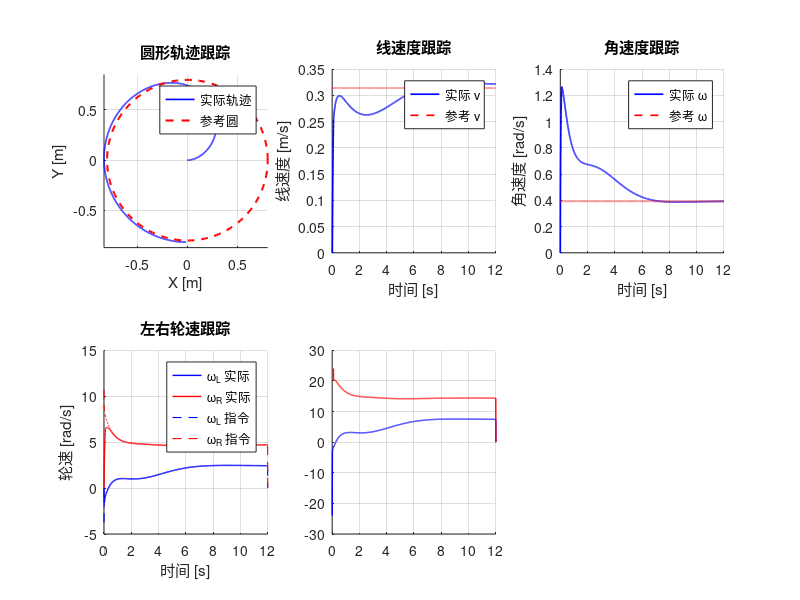

Write MATLAB code to recreate this figure. (Note: this script raises an error after producing the figure.)
%% 双轮差速AGV双环PID控制仿真
clearvars -except SCENARIO; close all; clc;  % 清除除SCENARIO外的所有变量、关闭图形、清屏

%% ==================== 1. 系统参数设置 ====================

r = 0.09;  % 车轮半径0.09m
L = 0.52;  % 两轮轮距0.52m
tau = 0.06;  % 电机机电时间常数0.06s
K_motor = 0.327;  % 电机增益(rad/s)/V

Ts = 0.005;  % 仿真步长0.005s
T_sim = 12;  % 仿真总时长12s
t = 0:Ts:T_sim;  % 生成时间向量
N = length(t);  % 总仿真步数

Kp_v = 17.0;  % 速度环比例增益
Ki_v = 103.0;  % 速度环积分增益
u_sat = 24;  % 电机电压限幅24V

Kp_dist  = 0.6;  % 位姿环距离-速度比例增益
Kp_theta = 3.0;  % 位姿环航向角比例增益
Ki_theta = 0.2;  % 位姿环航向角积分增益
Kd_theta = 0.4;  % 位姿环航向角微分增益

v_max     = 0.5;  % 线速度限幅0.5m/s
omega_max = 2.5;  % 角速度限幅2.5rad/s

%% ==================== 2. 状态向量预分配 ====================

x = zeros(1,N);  % 预分配x坐标序列
y = zeros(1,N);  % 预分配y坐标序列
theta_act = zeros(1,N);  % 预分配实际航向角序列
wL_act = zeros(1,N);  % 预分配左轮实际角速度
wR_act = zeros(1,N);  % 预分配右轮实际角速度
wL_ref = zeros(1,N);  % 预分配左轮指令角速度
wR_ref = zeros(1,N);  % 预分配右轮指令角速度
v_cmd  = zeros(1,N);  % 预分配外环输出线速度指令
w_cmd  = zeros(1,N);  % 预分配外环输出角速度指令
uL     = zeros(1,N);  % 预分配左电机电压
uR     = zeros(1,N);  % 预分配右电机电压

x(1) = 0;  y(1) = 0;  theta_act(1) = 0;  % 初始位姿：原点，航向0°
wL_act(1) = 0;  wR_act(1) = 0;  % 初始轮速为零

int_theta  = 0;  % 航向角积分项初值
err_theta_prev = 0;  % 上一拍航向偏差初值

%% ==================== 3. 四种参考轨迹定义 ====================

if ~exist('SCENARIO', 'var'), SCENARIO = 4; end  % 默认场景4（圆形轨迹跟踪）

switch SCENARIO  % 根据场景编号选择参考轨迹
    case 1  % 场景1：阶跃响应，2.5s后给0.3m/s速度指令
        v_ref = [zeros(1,floor(N/4)), 0.3*ones(1,N-floor(N/4))];  % 前1/4为零，后3/4恒值0.3
        w_ref = zeros(1,N);  % 角速度指令为零

    case 2  % 场景2：定点镇定，目标位姿(2.0,1.0,45°)
        x_tgt = 2.0;  % 目标x坐标
        y_tgt = 1.0;  % 目标y坐标
        theta_tgt = pi/4;  % 目标航向角45°
        v_ref = zeros(1,N);  % 无固定参考速度
        w_ref = zeros(1,N);  % 无固定参考角速度

    case 3  % 场景3：直线跟踪y=0.6
        v_ref = 0.25 * ones(1,N);  % 恒定线速度0.25m/s
        w_ref = zeros(1,N);  % 角速度指令为零

    case 4  % 场景4：圆形轨迹跟踪，半径0.8m，周期16s
        R_c = 0.8;  % 圆半径0.8m
        w_c = 2*pi/16;  % 圆角速度
        v_ref = R_c * w_c * ones(1,N);  % 参考线速度v=ωR
        w_ref = w_c * ones(1,N);  % 参考角速度
end

%% ==================== 4. 主仿真循环 ====================

int_L = 0;  int_R = 0;  % 左右轮速度环积分项初值

for k = 1:N-1  % 遍历每个仿真步

    v_cur  = r/2 * (wL_act(k) + wR_act(k));  % 由轮速反馈计算当前线速度
    w_cur  = r/L * (wR_act(k) - wL_act(k));  % 由轮速反馈计算当前角速度

    switch SCENARIO  % 根据场景执行不同的外环控制策略
        case 1  % 阶跃响应：直接给定速度指令
            v_cmd(k) = v_ref(k);  % 线速度等于参考值
            w_cmd(k) = 0;  % 角速度为零

        case 2  % 定点镇定：距离+航向两阶段控制
            ex = x_tgt - x(k);  % x方向偏差
            ey = y_tgt - y(k);  % y方向偏差
            dist_err = sqrt(ex^2 + ey^2);  % 到目标点的欧氏距离

            if dist_err > 0.08  % 距离大于8cm：朝目标点前进
                theta_des = atan2(ey, ex);  % 期望航向指向目标点
            else  % 距离小于8cm：对准目标角度
                theta_des = theta_tgt;  % 期望航向为最终目标角度
            end
            e_theta = theta_des - theta_act(k);  % 航向偏差
            e_theta = atan2(sin(e_theta), cos(e_theta));  % 归一化到[-π,π]

            int_theta = int_theta + e_theta * Ts;  % 航向积分累加
            d_theta = (e_theta - err_theta_prev) / Ts;  % 航向微分计算
            w_cmd(k) = Kp_theta*e_theta + Ki_theta*int_theta + Kd_theta*d_theta;  % 航向PID输出
            err_theta_prev = e_theta;  % 保存本拍偏差

            v_cmd(k) = Kp_dist * dist_err;  % 线速度与距离成正比
            if abs(e_theta) > pi/3  % 航向偏差大于60°：优先转向
                v_cmd(k) = v_cmd(k) * 0.2;  % 降速至20%
            end
            if dist_err < 0.08  % 接近目标：继续降速
                v_cmd(k) = v_cmd(k) * (dist_err / 0.08);  % 按比例降速
            end
            if dist_err < 0.01 && abs(e_theta) < 0.03  % 到位判定（1cm且1.7°）
                v_cmd(k) = 0;  w_cmd(k) = 0;  % 停车
            end

        case 3  % 直线跟踪：目标直线y=0.6
            v_cmd(k) = v_ref(k);  % 纵向速度保持标称值

            e_lat = 0.6 - y(k);  % 横向偏差
            e_theta = -theta_act(k);  % 期望航向为0（沿x轴）
            e_theta = atan2(sin(e_theta), cos(e_theta));  % 归一化航向偏差

            int_theta = int_theta + e_theta * Ts;  % 积分累加
            d_theta = (e_theta - err_theta_prev) / Ts;  % 微分计算
            w_cmd(k) = Kp_theta*e_theta + Ki_theta*int_theta ...  % PID输出+横向偏差前馈
                       + 0.5*Kp_dist*e_lat;
            err_theta_prev = e_theta;  % 保存本拍偏差

        case 4  % 圆形轨迹跟踪
            theta_ref = w_c * t(k);  % 参考航向角
            x_ref = R_c * cos(theta_ref);  % 参考x坐标
            y_ref = R_c * sin(theta_ref);  % 参考y坐标

            ex = x_ref - x(k);  % x方向偏差
            ey = y_ref - y(k);  % y方向偏差

            theta_path = theta_ref + pi/2;  % 轨迹切线方向（径向+90°）
            cross_track = -sin(theta_path)*ex + cos(theta_path)*ey;  % 横向偏差（垂直轨迹方向）
            theta_des = theta_path + atan(cross_track / 0.6);  % 期望航向=切线方向+横向纠偏
            e_theta = theta_des - theta_act(k);  % 航向偏差
            e_theta = atan2(sin(e_theta), cos(e_theta));  % 归一化

            int_theta = int_theta + e_theta * Ts;  % 积分累加
            d_theta = (e_theta - err_theta_prev) / Ts;  % 微分计算
            w_cmd(k) = Kp_theta*e_theta + Ki_theta*int_theta + Kd_theta*d_theta;  % PID输出
            err_theta_prev = e_theta;  % 保存本拍偏差

            along_track = cos(theta_path)*ex + sin(theta_path)*ey;  % 纵向偏差（沿轨迹方向）
            v_cmd(k) = v_ref(k) + Kp_dist * along_track;  % 线速度=参考+纵向修正
    end

    v_cmd(k) = max(-v_max, min(v_max, v_cmd(k)));  % 线速度限幅
    w_cmd(k) = max(-omega_max, min(omega_max, w_cmd(k)));  % 角速度限幅

    wL_ref(k) = v_cmd(k)/r - w_cmd(k)*L/(2*r);  % 逆运动学计算左轮指令角速度
    wR_ref(k) = v_cmd(k)/r + w_cmd(k)*L/(2*r);  % 逆运动学计算右轮指令角速度

    eL = wL_ref(k) - wL_act(k);  % 左轮速度偏差
    eR = wR_ref(k) - wR_act(k);  % 右轮速度偏差

    if abs(eL) < 8.0, int_L = int_L + eL * Ts; else int_L = 0; end  % 积分分离：大偏差清零积分
    if abs(eR) < 8.0, int_R = int_R + eR * Ts; else int_R = 0; end  % 积分分离：大偏差清零积分

    uL(k) = Kp_v * eL + Ki_v * int_L;  % 左电机PI输出电压
    uR(k) = Kp_v * eR + Ki_v * int_R;  % 右电机PI输出电压

    if uL(k) > u_sat  % 左电压超上限
        uL(k) = u_sat;  int_L = int_L - eL * Ts;  % 限幅并退回积分累加（抗饱和）
    elseif uL(k) < -u_sat  % 左电压超下限
        uL(k) = -u_sat;  int_L = int_L - eL * Ts;  % 限幅并退回积分累加
    end
    if uR(k) > u_sat  % 右电压超上限
        uR(k) = u_sat;  int_R = int_R - eR * Ts;  % 限幅并退回积分累加
    elseif uR(k) < -u_sat  % 右电压超下限
        uR(k) = -u_sat;  int_R = int_R - eR * Ts;  % 限幅并退回积分累加
    end

    wL_ss = K_motor * uL(k);  % 左轮稳态角速度=电机增益×电压
    wR_ss = K_motor * uR(k);  % 右轮稳态角速度
    dwL = (wL_ss - wL_act(k)) / tau;  % 左轮角加速度（一阶惯性）
    dwR = (wR_ss - wR_act(k)) / tau;  % 右轮角加速度
    wL_act(k+1) = wL_act(k) + dwL * Ts;  % 左轮速度欧拉更新
    wR_act(k+1) = wR_act(k) + dwR * Ts;  % 右轮速度欧拉更新

    v_now  = r/2 * (wL_act(k+1) + wR_act(k+1));  % 更新后的实际线速度
    w_now  = r/L * (wR_act(k+1) - wL_act(k+1));  % 更新后的实际角速度

    x(k+1) = x(k) + v_now * cos(theta_act(k)) * Ts;  % x坐标欧拉更新
    y(k+1) = y(k) + v_now * sin(theta_act(k)) * Ts;  % y坐标欧拉更新
    theta_act(k+1) = theta_act(k) + w_now * Ts;  % 航向角欧拉更新

end
fprintf('仿真完成。\n');  % 打印完成信息

%% ==================== 5. 结果可视化 ====================

figure('Name','双轮差速PID控制仿真','NumberTitle','off',...  % 创建图形窗口
       'Position',[100 60 1200 750]);

subplot(2,3,1);  hold on;  grid on;  axis equal;  % 第1子图：轨迹

switch SCENARIO  % 根据场景绘制不同轨迹
    case 2  % 定点镇定轨迹
        plot(x, y, 'b-', 'LineWidth', 1.5);  % 实际轨迹蓝色实线
        plot(x_tgt, y_tgt, 'r*', 'MarkerSize', 12, 'LineWidth', 2);  % 目标点红色星号
        plot(x(1), y(1), 'ko', 'MarkerSize', 8, 'LineWidth', 1.5);  % 起点黑色圆点
        legend('实际轨迹','目标点','起点','Location','best');  % 图例
        title('定点镇定轨迹');  % 标题
    case 3  % 直线跟踪轨迹
        plot(x, y, 'b-', 'LineWidth', 1.5);  % 实际轨迹
        yline(0.6, 'r--', 'LineWidth', 1.5);  % 目标直线y=0.6红色虚线
        legend('实际轨迹','目标直线','Location','best');  % 图例
        title('直线跟踪轨迹');  % 标题
    case 4  % 圆形轨迹跟踪
        plot(x, y, 'b-', 'LineWidth', 1.2);  % 实际轨迹
        theta_plot = linspace(0, 2*pi, 200);  % 生成圆的角度参数
        plot(R_c*cos(theta_plot), R_c*sin(theta_plot), 'r--', 'LineWidth', 1.5);  % 参考圆
        legend('实际轨迹','参考圆','Location','best');  % 图例
        title('圆形轨迹跟踪');  % 标题
end
xlabel('X [m]');  ylabel('Y [m]');  % 坐标轴标签

subplot(2,3,2);  hold on;  grid on;  % 第2子图：线速度跟踪
v_cur_all = r/2 * (wL_act + wR_act);  % 全程实际线速度
plot(t, v_cur_all, 'b-', 'LineWidth', 1.2);  % 实际线速度蓝色
plot(t, v_ref, 'r--', 'LineWidth', 1.2);  % 参考线速度红色虚线
xlabel('时间 [s]');  ylabel('线速度 [m/s]');  % 坐标轴标签
legend('实际 v','参考 v','Location','best');  % 图例
title('线速度跟踪');  % 标题

subplot(2,3,3);  hold on;  grid on;  % 第3子图：角速度跟踪
w_cur_all = r/L * (wR_act - wL_act);  % 全程实际角速度
plot(t, w_cur_all, 'b-', 'LineWidth', 1.2);  % 实际角速度
plot(t, w_ref, 'r--', 'LineWidth', 1.2);  % 参考角速度
xlabel('时间 [s]');  ylabel('角速度 [rad/s]');  % 坐标轴标签
legend('实际 \omega','参考 \omega','Location','best');  % 图例
title('角速度跟踪');  % 标题

subplot(2,3,4);  hold on;  grid on;  % 第4子图：左右轮速跟踪
plot(t, wL_act, 'b-', 'LineWidth', 1.0);  % 左轮实际角速度蓝色
plot(t, wR_act, 'r-', 'LineWidth', 1.0);  % 右轮实际角速度红色
plot(t, wL_ref, 'b--', 'LineWidth', 0.8);  % 左轮指令角速度蓝色虚线
plot(t, wR_ref, 'r--', 'LineWidth', 0.8);  % 右轮指令角速度红色虚线
xlabel('时间 [s]');  ylabel('轮速 [rad/s]');  % 坐标轴标签
legend('\omega_L 实际','\omega_R 实际','\omega_L 指令','\omega_R 指令','Location','best');  % 图例
title('左右轮速跟踪');  % 标题

subplot(2,3,5);  hold on;  grid on;  % 第5子图：电机控制电压
plot(t, uL, 'b-', 'LineWidth', 1.0);  % 左电机电压
plot(t, uR, 'r-', 'LineWidth', 1.0);  % 右电机电压
yline(u_sat, 'k--');  yline(-u_sat, 'k--');  % 饱和限±24V虚线
xlabel('时间 [s]');  ylabel('电压 [V]');  % 坐标轴标签
legend('u_L','u_R','饱和限','Location','best');  % 图例
title('电机控制电压');  % 标题

subplot(2,3,6);  hold on;  grid on;  % 第6子图：航向角响应
plot(t, theta_act * 180/pi, 'b-', 'LineWidth', 1.2);  % 实际航向角（转为度）
if SCENARIO == 4  % 圆形跟踪时绘制参考航向
    plot(t, w_c * t * 180/pi, 'r--', 'LineWidth', 1.2);  % 参考航向角
    legend('实际 \theta','参考 \theta','Location','best');  % 图例
elseif SCENARIO == 2  % 定点镇定绘制目标航向
    yline(theta_tgt*180/pi, 'r--', 'LineWidth', 1.2);  % 目标航向角虚线
    legend('实际 \theta','目标 \theta','Location','best');  % 图例
end
xlabel('时间 [s]');  ylabel('航向角 [deg]');  % 坐标轴标签
title('航向角响应');  % 标题

sgtitle('双轮差速AGV 双环PID控制仿真结果','FontSize',14,'FontWeight','bold');  % 全局标题

out_dir = fileparts(mfilename('fullpath'));  % 获取脚本所在目录路径
scenario_names = {'阶跃响应','定点镇定','直线跟踪','圆形跟踪'};  % 四种场景名称
fname = fullfile(out_dir, ['仿真结果_场景' num2str(SCENARIO) '_' scenario_names{SCENARIO} '.png']);  % 拼接文件名
saveas(gcf, fname);  % 保存为PNG图片
fprintf('图片已保存: %s\n', fname);  % 打印保存路径

%% ==================== 6. 控制性能指标计算 ====================

fprintf('\n========== 控制性能指标 ==========\n');  % 打印性能指标标题

idx_ss = floor(0.75*N):N;  % 稳态段索引（后1/4数据）
switch SCENARIO  % 根据场景计算不同指标
    case 1  % 阶跃响应：稳态速度误差
        v_err_ss = mean(abs(v_ref(idx_ss) - v_cur_all(idx_ss)));  % 稳态平均绝对速度误差
        fprintf('速度稳态误差: %.4f m/s\n', v_err_ss);  % 打印速度误差

    case 2  % 定点镇定：终点位置和航向误差
        x_err = x_tgt - x(end);  % 终点x偏差
        y_err = y_tgt - y(end);  % 终点y偏差
        t_err = theta_tgt - theta_act(end);  % 终点航向偏差
        t_err = atan2(sin(t_err), cos(t_err));  % 归一化航向偏差
        fprintf('终点位置误差: (%.4f, %.4f) m\n', x_err, y_err);  % 打印位置误差
        fprintf('终点航向误差: %.2f deg\n', t_err * 180/pi);  % 打印航向误差

    case {3, 4}  % 直线/圆形跟踪：RMSE指标
        v_err_rmse = sqrt(mean((v_ref(idx_ss) - v_cur_all(idx_ss)).^2));  % 线速度RMSE
        w_err_rmse = sqrt(mean((w_ref(idx_ss) - w_cur_all(idx_ss)).^2));  % 角速度RMSE
        fprintf('线速度 RMSE: %.4f m/s\n', v_err_rmse);  % 打印线速度RMSE
        fprintf('角速度 RMSE: %.4f rad/s\n', w_err_rmse);  % 打印角速度RMSE
        if SCENARIO == 4  % 圆形跟踪额外输出轨迹圆度RMSE
            dist_to_center = abs(sqrt(x.^2 + y.^2) - R_c);  % 各点到圆心的距离偏差
            fprintf('轨迹圆度 RMSE: %.4f m\n', sqrt(mean(dist_to_center(idx_ss).^2)));  % 打印圆度RMSE
        end
end

fprintf('================================\n');  % 打印分隔线
